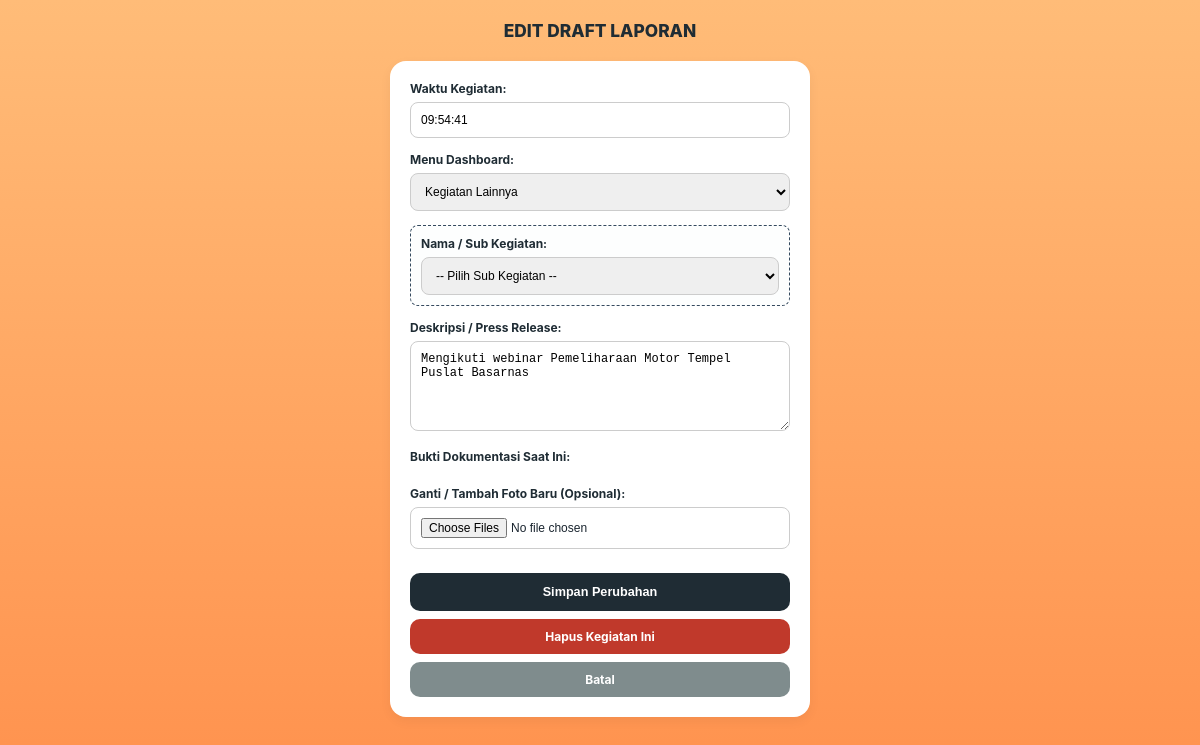
Page /edit_draft.php?id=15 on the committed database.
### tables this page shows
CREATE TABLE `draft_laporan` (
  `id` int(11) NOT NULL,
  `tanggal` date NOT NULL,
  `waktu` varchar(50) DEFAULT NULL,
  `nama_kegiatan` varchar(150) DEFAULT NULL,
  `jenis_kegiatan` varchar(100) DEFAULT NULL,
  `opsi` varchar(255) DEFAULT NULL,
  `deskripsi` text DEFAULT NULL,
  `status` enum('Draft','Selesai') DEFAULT 'Draft',
  `dokumentasi` text NOT NULL
);

### edit_draft.php (the view, shortened to what this page needs)
<?php
include 'koneksi.php';
$id = $_GET['id'] ?? '';
$query = mysqli_query($koneksi, "SELECT * FROM draft_laporan WHERE id = '$id'");
$data = mysqli_fetch_assoc($query);
?>
<!DOCTYPE html>
<html lang="id">
<head>
</head>
<body onload="initForm()">
<div class="mobile-container">
    <div class="header">
        <h2>EDIT DRAFT LAPORAN</h2>
    </div>
    <div class="card">
        <form action="" method="POST" enctype="multipart/form-data">
            <div class="form-group">
                <label>Waktu Kegiatan:</label>
                <input type="text" name="waktu" value="<?= htmlspecialchars($data['waktu']); ?>" required>
            </div>
            <div class="form-group">
                <label>Menu Dashboard:</label>
                <select name="menu_utama" id="menu_utama" required onchange="handleMenuChange()">
                    <option value="Kegiatan Lainnya">Kegiatan Lainnya</option>
                </select>
            </div>
            <div class="form-group sub-group-box" id="sub-kegiatan-group">
                <label>Nama / Sub Kegiatan:</label>
                <select name="nama_kegiatan" id="nama_kegiatan">
                    <option value="">-- Pilih Sub Kegiatan --</option>
                </select>
            </div>
            <div class="form-group">
                <label>Deskripsi / Press Release:</label>
                <textarea name="press_release" required><?= htmlspecialchars($data['deskripsi']); ?></textarea>
            </div>
            <div class="form-group">
                <label>Bukti Dokumentasi Saat Ini:</label>
            </div>
            <div class="form-group">
                <label>Ganti / Tambah Foto Baru (Opsional):</label>
                <input type="file" name="dok[]" multiple>
            </div>
            <button type="submit" name="update" class="btn-simpan">Simpan Perubahan</button>
            <a href="hapus_draft.php?id=<?= $id; ?>" class="btn-hapus" onclick="return confirm('Yakin ingin menghapus kegiatan ini?')">Hapus Kegiatan Ini</a>
            <a href="draft_laporan.php" class="btn-kembali">Batal</a>
        </form>
    </div>
</div>
</body>
</html>

### edit_draft.php (style rules this page uses)
body { font-family: -apple-system, BlinkMacSystemFont, "Segoe UI", Roboto, Helvetica, Arial, sans-serif; background: linear-gradient(to bottom, #ffbc78, #ff914d); background-attachment: fixed; margin: 0; padding: 20px 16px; color: #1a252f; display: flex; justify-content: center; min-height: 100vh; box-sizing: border-box; }
.mobile-container { width: 100%; max-width: 420px; display: flex; flex-direction: column; }
.header { text-align: center; margin-bottom: 20px; }
.header h2 { margin: 0; font-size: 13pt; font-weight: 800; color: #1f2c34; }
.card { background: #ffffff; border-radius: 16px; padding: 20px; box-shadow: 0 4px 12px rgba(0, 0, 0, 0.05); }
.form-group { margin-bottom: 14px; }
.form-group label { display: block; font-size: 9pt; font-weight: 700; color: #1f2c34; margin-bottom: 6px; }
.form-group input, .form-group select, .form-group textarea { width: 100%; padding: 10px; border: 1px solid #ccc; border-radius: 8px; font-size: 9pt; box-sizing: border-box; }
.form-group textarea { resize: vertical; height: 90px; }
#jenis-kegiatan-group, #sub-kegiatan-group { display: none; }
.sub-group-box { background: #fdfefe; border: 1px dashed #34495e; padding: 10px; border-radius: 8px; margin-bottom: 14px; }
.btn-simpan { background: #1f2c34; color: white; border: none; width: 100%; padding: 12px; border-radius: 10px; font-size: 9.5pt; font-weight: 700; cursor: pointer; margin-top: 10px; }
.btn-hapus { display: block; text-align: center; background: #c0392b; color: white; text-decoration: none; padding: 10px; border-radius: 10px; font-size: 9pt; font-weight: 700; margin-top: 8px; }
.btn-kembali { display: block; text-align: center; background: #7f8c8d; color: white; text-decoration: none; padding: 10px; border-radius: 10px; font-size: 9pt; font-weight: 700; margin-top: 8px; }

### rows in the picture
draft_laporan: waktu "09:54:41", press_release "Mengikuti webinar Pemeliharaan Motor Tempel Puslat Basarnas"
